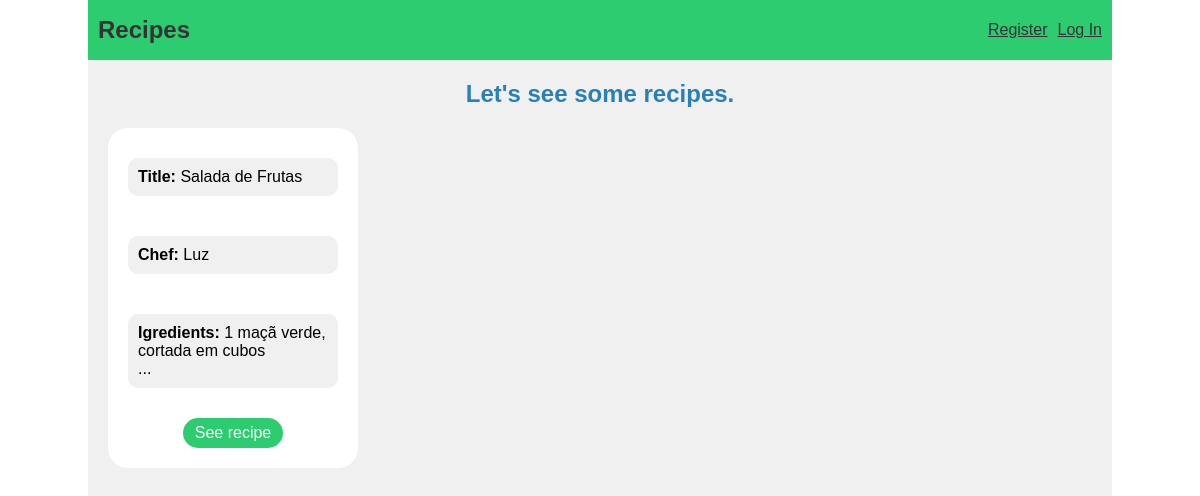
The page / on the database its author committed.
### tables this page shows
CREATE TABLE recipe(
    id INTEGER PRIMARY KEY AUTOINCREMENT,
    chef_id INTEGER NOT NULL, 
    title  TEXT UNIQUE NOT NULL,
    Ingredients TEXT NOT NULL,
    instructions TEXT NOT NULL,
    preparation_time INTEGER NOT NULL,
    difficulty TEXT NOT NULL,
    Category TEXT NOT NULL,
    FOREIGN KEY (chef_id) REFERENCES user (id)
);

CREATE TABLE users (
    id INTEGER PRIMARY KEY AUTOINCREMENT,
    username TEXT UNIQUE NOT NULL,
    hash TEXT NOT NULL 
);

### recipes/recipes.py (the view)
@bp.route('/')
def index():
    db = get_db()
    recipes = db.execute(
        "SELECT r.id, chef_id, title, ingredients, difficulty, username"
        "   FROM recipe r JOIN users u ON r.chef_id = u.id"
    ).fetchall()
    return render_template("recipes/index.html", recipes=recipes)

### recipes/auth.py (called while the page is built)
@bp.before_app_request
def load_logged_in_user():
    user_id = session.get("user_id")
    if user_id is None:
        g.user = None
    else:
        g.user = get_db().execute("SELECT * FROM users WHERE id = ?", (user_id,),).fetchone()

### recipes/db.py (called while the page is built)
def get_db():
    if 'db' not in g:
        g.db = sqlite3.connect(
            current_app.config['DATABASE'],
            detect_types=sqlite3.PARSE_DECLTYPES
        )
        g.db.row_factory = sqlite3.Row
    return g.db

### recipes/templates/recipes/index.html (shortened to what this page needs)
{% extends "layout.html" %}
{% block header %}
    <h1>Let's see some recipes.</h1>
{% endblock %}
{% block content %}
    <main>
        {% for recipe in recipes %}
            <div class="card-recipe">
                <p><span class="emphasis">Title:</span> {{recipe['title']}}</p>
                <p><span class="emphasis">Chef:</span> {{recipe['username']}}</p>
                <p><span class="emphasis">Igredients:</span> <span class="ingredients">{{recipe['ingredients']}}</span></p>
                <a class="submit_button card-button" href="{{ url_for('recipes.recipe', recipe_id=recipe['id']) }}">See recipe</a>
            </div>
        {% endfor %}
    </main>
{% endblock %}

### recipes/static/style.css (style rules this page uses)
* { padding: 0; margin: 0; box-sizing: border-box; font-family: Arial, Helvetica, sans-serif; }
header h1 { color: #2980b9; padding: 20px 0; }
main { display: flex; gap: 20px; width: calc(100% - 20px); margin: 0 20px; }
.submit_button { background-color: #2ecc71; color: #fff; height: 30px; width: 100px; border-radius: 15px; border: none; cursor: pointer; }
.card-button { align-self: center; }
.card-recipe { text-align: left; padding: 20px; width: 250px; height: 340px; background-color: #fff; border-radius: 20px; display: flex; flex-direction: column; justify-content: space-between; }
.card-recipe p { background-color: #F0F0F0; padding: 10px; margin: 10px 0; border-radius: 10px; }
.card-recipe a { display: flex; align-items: center; justify-content: center; text-decoration: none; }
.emphasis { font-weight: bold; }
.ingredients, .recipe { white-space: pre-line; }

### rows shown on the page
recipe: title "Salada de Frutas", username "Luz", ingredients "1 maçã verde, cortada em cubos ..."
